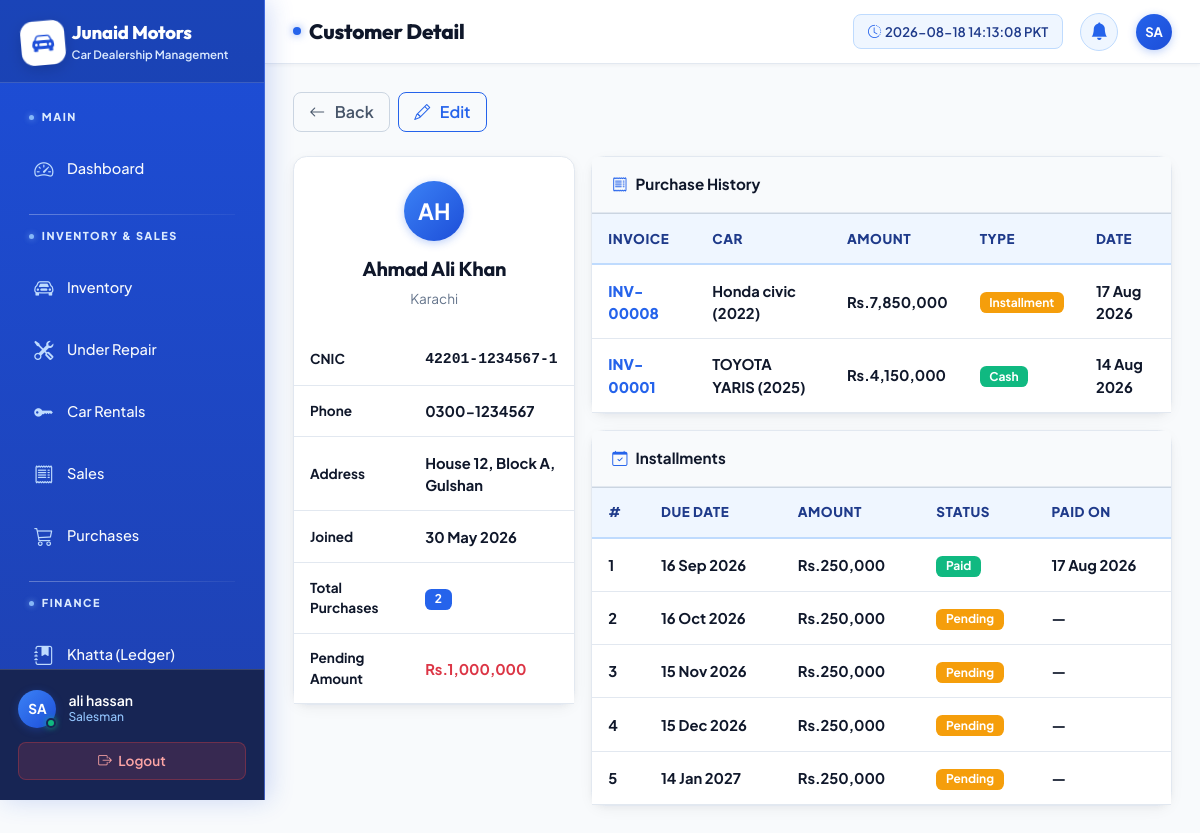
/customers/1/ (signed in), run on the app's committed database.
### apps/staff/models.py (models this page shows, shortened)
class StaffProfile(models.Model):
    ROLE_CHOICES = [
        ('admin', 'Admin'),
        ('manager', 'Manager'),
        ('salesman', 'Salesman'),
        ('accountant', 'Accountant'),
    ]
    user = models.OneToOneField(User, on_delete=models.CASCADE)
    role = models.CharField(max_length=20, choices=ROLE_CHOICES)
    phone = models.CharField(max_length=20)
    is_active = models.BooleanField(default=True)

### apps/customers/models.py (models this page shows, shortened)
class Customer(models.Model):
    name = models.CharField(max_length=200)
    cnic = models.CharField(max_length=15, unique=True)
    phone = models.CharField(max_length=20)
    address = models.TextField()
    city = models.CharField(max_length=100)
    created_at = models.DateTimeField(auto_now_add=True)
    def total_purchases(self):
        return self.sale_set.count()
    def pending_amount(self):
        return self.installment_set.filter(status__in=['pending', 'overdue']).aggregate(
            total=models.Sum('amount'))['total'] or 0

### apps/sales/models.py (models this page shows, shortened)
class Sale(models.Model):
    PAYMENT_CHOICES = [
        ('cash', 'Cash'),
        ('installment', 'Installment'),
    ]
    PAYMENT_METHOD_CHOICES = [
        ('cash', 'Cash'),
        ('bank_transfer', 'Bank Transfer'),
        ('cheque', 'Cheque'),
    ]
    PAYMENT_STATUS_CHOICES = [
        ('paid', 'Paid'),
        ('partially_paid', 'Partially Paid'),
        ('pending', 'Pending'),
    ]
    invoice_no = models.CharField(max_length=20, unique=True, blank=True)
    car = models.ForeignKey('inventory.Car', on_delete=models.PROTECT)
    customer = models.ForeignKey('customers.Customer', on_delete=models.PROTECT)
    sale_date = models.DateField(default=django.utils.timezone.now, verbose_name="Sale Date")
    payment_type = models.CharField(max_length=20, choices=PAYMENT_CHOICES, default='cash', verbose_name="Sale Type")
    payment_method = models.CharField(max_length=20, choices=PAYMENT_METHOD_CHOICES, default='cash', verbose_name="Payment Method")
    payment_status = models.CharField(max_length=20, choices=PAYMENT_STATUS_CHOICES, default='pending', verbose_name="Payment Status")
    video = models.FileField(upload_to='sale_videos/', blank=True, null=True)
    total_amount = models.DecimalField(max_digits=12, decimal_places=2, verbose_name="Total Sale Price")
    payment_received = models.DecimalField(max_digits=12, decimal_places=2, default=0, verbose_name="Payment Received")
    down_payment = models.DecimalField(max_digits=12, decimal_places=2, default=0, verbose_name="Down Payment")
    monthly_installment = models.DecimalField(max_digits=10, decimal_places=2, default=0, verbose_name="Installment Amount")
    installment_months = models.IntegerField(default=0, verbose_name="Total Installments")
    profit = models.DecimalField(max_digits=12, decimal_places=2, default=0)

### apps/inventory/models.py (models this page shows, shortened)
class Car(models.Model):
    STATUS_CHOICES = [
        ('available', 'Available'),
        ('reserved', 'Reserved'),
        ('sold', 'Sold'),
        ('under_repair', 'Under Repair'),
    ]
    name = models.CharField(max_length=200)
    model_year = models.IntegerField()
    color = models.CharField(max_length=100)
    registration_no = models.CharField(max_length=50, unique=True)
    purchase_price = models.DecimalField(max_digits=12, decimal_places=2)
    selling_price = models.DecimalField(max_digits=12, decimal_places=2)
    status = models.CharField(max_length=20, choices=STATUS_CHOICES, default='available')
    image = models.ImageField(upload_to='cars/', blank=True, null=True)
    video = models.FileField(upload_to='car_videos/', blank=True, null=True)
    entry_date = models.DateField(auto_now_add=True)
    notes = models.TextField(blank=True)

### apps/installments/models.py (models this page shows, shortened)
class Installment(models.Model):
    STATUS_CHOICES = [
        ('pending', 'Pending'),
        ('paid', 'Paid'),
        ('overdue', 'Overdue'),
    ]
    sale = models.ForeignKey('sales.Sale', on_delete=models.CASCADE)
    customer = models.ForeignKey('customers.Customer', on_delete=models.CASCADE)
    installment_no = models.IntegerField()
    due_date = models.DateField()
    amount = models.DecimalField(max_digits=10, decimal_places=2)
    status = models.CharField(max_length=10, choices=STATUS_CHOICES, default='pending')
    paid_date = models.DateField(blank=True, null=True)
    late_fee = models.DecimalField(max_digits=8, decimal_places=2, default=0)

### apps/customers/views.py (the view)
# urls.py: path('<int:pk>/', views.customer_detail, name='customer_detail'),
@login_required
def customer_detail(request, pk):
    customer = get_object_or_404(Customer, pk=pk)
    sales = Sale.objects.filter(customer=customer).order_by('-sale_date')
    installments = Installment.objects.filter(customer=customer).order_by('due_date')
    return render(request, 'customers/detail.html', {
        'customer': customer,
        'sales': sales,
        'installments': installments,
    })

### apps/dashboard/context_processors.py (called while the page is built)
def overdue_count(request):
    if request.user.is_authenticated:
        today = timezone.now().date()
        count = Installment.objects.filter(
            Q(status='overdue') | Q(status='pending', due_date__lt=today)
        ).count()
        return {'overdue_count': count}
    return {'overdue_count': 0}

### templates/customers/detail.html (shortened to what this page needs)
{% extends 'base.html' %}
{% load humanize %}
{% block page_title %}Customer Detail{% endblock %}
{% block content %}
<div class="d-flex gap-2 mb-4">
  <a href="{% url 'customer_list' %}" class="btn-ghost"><i class="bi bi-arrow-left me-1"></i>Back</a>
  <a href="{% url 'edit_customer' customer.pk %}" class="btn-outline-amber"><i class="bi bi-pencil me-1"></i>Edit</a>
</div>
<div class="row g-3">
  <div class="col-lg-4">
    <div class="card">
      <div class="card-body text-center py-4">
        <div class="avatar-circle mx-auto mb-3" style="width:60px;height:60px;font-size:1.4rem;">{{ customer.name|slice:":2"|upper }}</div>
        <h5 class="fw-bold">{{ customer.name }}</h5>
        <div style="color:var(--text-muted);font-size:0.85rem;">{{ customer.city }}</div>
      </div>
      <div class="card-body pt-0 p-0">
        <table class="table mb-0">
          <tbody>
            <tr><td style="color:var(--text-muted);font-size:0.85rem;">CNIC</td><td class="fw-bold" style="font-family:monospace;">{{ customer.cnic }}</td></tr>
            <tr><td style="color:var(--text-muted);font-size:0.85rem;">Phone</td><td>{{ customer.phone }}</td></tr>
            <tr><td style="color:var(--text-muted);font-size:0.85rem;">Address</td><td>{{ customer.address }}</td></tr>
            <tr><td style="color:var(--text-muted);font-size:0.85rem;">Joined</td><td>{{ customer.created_at|date:"d M Y" }}</td></tr>
            <tr><td style="color:var(--text-muted);font-size:0.85rem;">Total Purchases</td><td><span class="badge badge-available fw-bold">{{ customer.total_purchases }}</span></td></tr>
            <tr><td style="color:var(--text-muted);font-size:0.85rem;">Pending Amount</td>
              <td>{% with p=customer.pending_amount %}{% if p > 0 %}<span class="text-danger fw-bold">Rs.{{ p|floatformat:0|intcomma }}</span>{% else %}<span class="text-success">Clear</span>{% endif %}{% endwith %}</td>
            </tr>
          </tbody>
        </table>
      </div>
    </div>
  </div>
  <div class="col-lg-8">
    {% if sales %}
    <div class="card mb-3">
      <div class="card-header"><i class="bi bi-receipt me-2 text-amber"></i>Purchase History</div>
      <div class="card-body p-0">
        <div class="table-responsive">
          <table class="table mb-0" style="font-size:0.875rem;">
            <thead><tr><th>Invoice</th><th>Car</th><th>Amount</th><th>Type</th><th>Date</th></tr></thead>
            <tbody>
              {% for sale in sales %}
              <tr>
                <td><a href="{% url 'sale_invoice' sale.pk %}" class="text-amber text-decoration-none">{{ sale.invoice_no }}</a></td>
                <td>{{ sale.car.name }} ({{ sale.car.model_year }})</td>
                <td>Rs.{{ sale.total_amount|floatformat:0|intcomma }}</td>
                <td><span class="badge {% if sale.payment_type == 'cash' %}badge-paid{% else %}badge-pending{% endif %}">{{ sale.get_payment_type_display }}</span></td>
                <td style="color:var(--text-muted);">{{ sale.sale_date|date:"d M Y" }}</td>
              </tr>
              {% endfor %}
            </tbody>
          </table>
        </div>
      </div>
    </div>
    {% endif %}
    {% if installments %}
    <div class="card">
      <div class="card-header"><i class="bi bi-calendar-check me-2 text-amber"></i>Installments</div>
      <div class="card-body p-0">
        <div class="table-responsive">
          <table class="table mb-0" style="font-size:0.875rem;">
            <thead><tr><th>#</th><th>Due Date</th><th>Amount</th><th>Status</th><th>Paid On</th></tr></thead>
            <tbody>
              {% for inst in installments %}
              <tr>
                <td>{{ inst.installment_no }}</td>
                <td>{{ inst.due_date|date:"d M Y" }}</td>
                <td>Rs.{{ inst.amount|floatformat:0|intcomma }}</td>
                <td><span class="badge badge-{{ inst.status }}">{{ inst.get_status_display }}</span></td>
                <td>{{ inst.paid_date|date:"d M Y"|default:"—" }}</td>
              </tr>
              {% endfor %}
            </tbody>
          </table>
        </div>
      </div>
    </div>
    {% endif %}
  </div>
</div>
{% endblock %}

### templates/base.html (shortened to what this page needs)
{% load static %}
{% load humanize %}
<!DOCTYPE html>
<html lang="en" data-bs-theme="light">
<head>
  <link rel="stylesheet" href="https://cdn.jsdelivr.net/npm/bootstrap@5.3.3/dist/css/bootstrap.min.css">
  <link rel="stylesheet" href="https://cdn.jsdelivr.net/npm/bootstrap-icons@1.11.3/font/bootstrap-icons.min.css">
  <link rel="stylesheet" href="{% static 'css/tailwind.css' %}?v=12.0">
  <link rel="stylesheet" href="{% static 'css/custom.css' %}?v=12.0">
  <link rel="stylesheet" href="{% static 'css/animations.css' %}?v=12.0">
</head>
<body>
<nav id="sidebar">
  <div class="sidebar-logo">
    <div class="d-flex align-items-center gap-2">
      <div class="logo-icon-badge">
        <i class="bi bi-car-front-fill"></i>
      </div>
      <div>
        <h4>Junaid Motors</h4>
        <span>Car Dealership Management</span>
      </div>
    </div>
  </div>
  <div class="sidebar-nav">
    <span class="nav-section-label">Main</span>
    <a href="{% url 'dashboard' %}" class="sidebar-link {% if request.resolver_match.url_name == 'dashboard' %}active{% endif %}">
      <i class="bi bi-speedometer2"></i> <span>Dashboard</span>
    </a>
    <span class="nav-section-label">Inventory &amp; Sales</span>
    <a href="{% url 'inventory_list' %}" class="sidebar-link {% if 'inventory' in request.path and 'repair' not in request.path and 'rent' not in request.path %}active{% endif %}">
      <i class="bi bi-car-front"></i> <span>Inventory</span>
    </a>
    <a href="{% url 'repair_list' %}" class="sidebar-link {% if 'repair' in request.path %}active{% endif %}">
      <i class="bi bi-tools"></i> <span>Under Repair</span>
    </a>
    <a href="{% url 'rent_list' %}" class="sidebar-link {% if 'rent' in request.path %}active{% endif %}">
      <i class="bi bi-key-fill"></i> <span>Car Rentals</span>
    </a>
    <a href="{% url 'sales_list' %}" class="sidebar-link {% if 'sale' in request.path %}active{% endif %}">
      <i class="bi bi-receipt"></i> <span>Sales</span>
    </a>
    <a href="{% url 'purchase_list' %}" class="sidebar-link {% if 'purchase' in request.path %}active{% endif %}">
      <i class="bi bi-cart3"></i> <span>Purchases</span>
    </a>
    <span class="nav-section-label">Finance</span>
    <a href="{% url 'khatta_list' %}" class="sidebar-link {% if 'khatta' in request.path %}active{% endif %}">
      <i class="bi bi-journal-bookmark-fill"></i> <span>Khatta (Ledger)</span>
    </a>
  </div>
  <div class="sidebar-footer">
    <div class="user-info">
      <div class="avatar-container">
        <div class="avatar-circle">{{ request.user.username|upper|slice:":2" }}</div>
        <span class="status-indicator online"></span>
      </div>
      <div>
        <div class="user-name">{{ request.user.get_full_name|default:request.user.username }}</div>
        <div class="user-role">
          {% if request.user.staffprofile %}{{ request.user.staffprofile.get_role_display }}{% else %}Admin{% endif %}
        </div>
      </div>
    </div>
    <a href="{% url 'staff_logout' %}" class="btn-logout w-100 text-center d-block">
      <i class="bi bi-box-arrow-right me-1"></i> Logout
    </a>
  </div>
</nav>
<div id="main-content">
  <div id="top-navbar">
    <div class="d-flex align-items-center gap-3">
      <h1 class="page-title">{% block page_title %}Dashboard{% endblock %}</h1>
    </div>
    <div class="navbar-actions">
      <div id="live-clock-wrapper">
        <i class="bi bi-clock-history text-amber me-1"></i>
        <span id="live-clock"></span>
      </div>
      <a href="{% url 'installment_list' %}?status=overdue" class="notif-btn text-decoration-none" title="Notifications">
        <i class="bi bi-bell-fill"></i>
      </a>
      <div class="avatar-circle navbar-avatar" title="{{ request.user.username }}">{{ request.user.username|upper|slice:":2" }}</div>
    </div>
  </div>
  <div id="content-area">
    {% block content %}{% endblock %}
  </div>
</div>
</body>
</html>

### static/css/animations.css (style rules this page uses)
.card, .stat-card, .inventory-card, .lead-card, .form-section-card { transition: transform 0.25s cubic-bezier(0.4, 0, 0.2, 1), box-shadow 0.25s cubic-bezier(0.4, 0, 0.2, 1), border-color 0.25s ease; }
button, .btn, .btn-amber, .btn-primary, .btn-ghost, .btn-outline-amber, .quick-action-btn { transition: all 0.2s cubic-bezier(0.4, 0, 0.2, 1) !important; }
.table tbody tr { transition: background-color 0.18s ease, transform 0.18s ease; }

### data on the page
Customer: name "AH", name "Ahmad Ali Khan", city "Karachi", cnic "42201-1234567-1", phone "0300-1234567", address "House 12, Block A, Gulshan", created_at "30 May 2026", total_purchases "2"
Sale: invoice_no "INV-00008", car.name "Honda civic", car.model_year "2022", total_amount "7,850,000", payment_type "Installment", sale_date "17 Aug 2026"
Sale: invoice_no "INV-00001", car.name "TOYOTA YARIS", car.model_year "2025", total_amount "4,150,000", payment_type "Cash", sale_date "14 Aug 2026"
Installment: installment_no "1", due_date "16 Sep 2026", amount "250,000", status "Paid", paid_date "17 Aug 2026"
Installment: installment_no "2", due_date "16 Oct 2026", amount "250,000", status "Pending", paid_date "—"
Installment: installment_no "3", due_date "15 Nov 2026", amount "250,000", status "Pending", paid_date "—"
Installment: installment_no "4", due_date "15 Dec 2026", amount "250,000", status "Pending", paid_date "—"
Installment: installment_no "5", due_date "14 Jan 2027", amount "250,000", status "Pending", paid_date "—"

### other printed values
{{ request.user.username|upper|slice:":2" }} "SA"
{{ request.user.get_full_name|default:request.user.username }} "ali hassan"
{{ request.user.staffprofile.get_role_display }} "Salesman"
{{ p|floatformat:0|intcomma }} "1,000,000"
